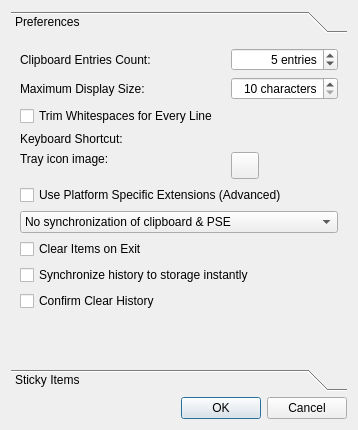
<?xml version="1.0" encoding="UTF-8"?>
<ui version="4.0">
 <class>QlipperPreferencesDialog</class>
 <widget class="QDialog" name="QlipperPreferencesDialog">
  <property name="geometry">
   <rect>
    <x>0</x>
    <y>0</y>
    <width>358</width>
    <height>430</height>
   </rect>
  </property>
  <property name="windowTitle">
   <string>Qlipper Preferences</string>
  </property>
  <layout class="QGridLayout" name="gridLayout_2">
   <item row="1" column="0">
    <widget class="QDialogButtonBox" name="buttonBox">
     <property name="orientation">
      <enum>Qt::Horizontal</enum>
     </property>
     <property name="standardButtons">
      <set>QDialogButtonBox::Cancel|QDialogButtonBox::Ok</set>
     </property>
    </widget>
   </item>
   <item row="0" column="0">
    <widget class="QToolBox" name="toolBox">
     <property name="currentIndex">
      <number>0</number>
     </property>
     <widget class="QWidget" name="page">
      <property name="geometry">
       <rect>
        <x>0</x>
        <y>0</y>
        <width>371</width>
        <height>305</height>
       </rect>
      </property>
      <attribute name="label">
       <string>Preferences</string>
      </attribute>
      <layout class="QGridLayout" name="gridLayout">
       <item row="0" column="0">
        <widget class="QLabel" name="label">
         <property name="text">
          <string>Clipboard Entries Count:</string>
         </property>
        </widget>
       </item>
       <item row="0" column="1">
        <widget class="QSpinBox" name="historyComboBox">
         <property name="toolTip">
          <string>The maximum count of dynamic items in the menu</string>
         </property>
         <property name="alignment">
          <set>Qt::AlignRight|Qt::AlignTrailing|Qt::AlignVCenter</set>
         </property>
         <property name="suffix">
          <string> entries</string>
         </property>
         <property name="minimum">
          <number>1</number>
         </property>
         <property name="maximum">
          <number>99</number>
         </property>
         <property name="value">
          <number>5</number>
         </property>
        </widget>
       </item>
       <item row="1" column="0">
        <widget class="QLabel" name="label_2">
         <property name="text">
          <string>Maximum Display Size:</string>
         </property>
        </widget>
       </item>
       <item row="1" column="1">
        <widget class="QSpinBox" name="displaySizeComboBox">
         <property name="toolTip">
          <string>How long is the preview text in the menu</string>
         </property>
         <property name="alignment">
          <set>Qt::AlignRight|Qt::AlignTrailing|Qt::AlignVCenter</set>
         </property>
         <property name="suffix">
          <string> characters</string>
         </property>
         <property name="minimum">
          <number>10</number>
         </property>
         <property name="maximum">
          <number>200</number>
         </property>
        </widget>
       </item>
       <item row="2" column="0" colspan="2">
        <widget class="QCheckBox" name="trimCheckBox">
         <property name="toolTip">
          <string>Useful for bigger text blocks copied for example from dummy terminals (minicom, etc.)</string>
         </property>
         <property name="text">
          <string>Trim Whitespaces for Every Line</string>
         </property>
        </widget>
       </item>
       <item row="3" column="0">
        <widget class="QLabel" name="keyboardShortcutLabel">
         <property name="text">
          <string>Keyboard Shortcut:</string>
         </property>
        </widget>
       </item>
       <item row="3" column="1">
        <widget class="QKeySequenceWidget" name="shortcutWidget" native="true">
         <property name="toolTip">
          <string>Change global keyboard shortcut to invoke the menu on screen</string>
         </property>
        </widget>
       </item>
       <item row="4" column="0">
        <widget class="QLabel" name="label_3">
         <property name="text">
          <string>Tray icon image:</string>
         </property>
         <property name="alignment">
          <set>Qt::AlignLeading|Qt::AlignLeft|Qt::AlignTop</set>
         </property>
        </widget>
       </item>
       <item row="4" column="1">
        <widget class="QToolButton" name="buttonIconImage">
         <property name="text">
          <string/>
         </property>
         <property name="iconSize">
          <size>
           <width>20</width>
           <height>20</height>
          </size>
         </property>
         <property name="popupMode">
          <enum>QToolButton::InstantPopup</enum>
         </property>
        </widget>
       </item>
       <item row="5" column="0" colspan="2">
        <widget class="QCheckBox" name="platformExtensionsCheckBox">
         <property name="toolTip">
          <string>Use clipboard extensions (X11 Selections, OS X Find Buffer) when it's supported</string>
         </property>
         <property name="text">
          <string>Use Platform Specific Extensions (Advanced)</string>
         </property>
        </widget>
       </item>
       <item row="6" column="0" colspan="2">
        <widget class="QComboBox" name="synchronizePSE">
         <item>
          <property name="text">
           <string>No synchronization of clipboard &amp; PSE</string>
          </property>
         </item>
         <item>
          <property name="text">
           <string>Synchronize clipboard &amp; PSE when item selected</string>
          </property>
         </item>
         <item>
          <property name="text">
           <string>Synchronize clipboard &amp; PSE instantly</string>
          </property>
         </item>
        </widget>
       </item>
       <item row="7" column="0" colspan="2">
        <widget class="QCheckBox" name="clearItemsOnExit">
         <property name="text">
          <string>Clear Items on Exit</string>
         </property>
        </widget>
       </item>
       <item row="8" column="0" colspan="2">
        <widget class="QCheckBox" name="synchronizeHistory">
         <property name="text">
          <string>Synchronize history to storage instantly</string>
         </property>
        </widget>
       </item>
       <item row="10" column="0" colspan="2">
        <spacer name="verticalSpacer">
         <property name="orientation">
          <enum>Qt::Vertical</enum>
         </property>
         <property name="sizeHint" stdset="0">
          <size>
           <width>20</width>
           <height>96</height>
          </size>
         </property>
        </spacer>
       </item>
       <item row="9" column="0">
        <widget class="QCheckBox" name="confirmOnClear">
         <property name="text">
          <string>Confirm Clear History</string>
         </property>
        </widget>
       </item>
      </layout>
     </widget>
     <widget class="QWidget" name="page_2">
      <property name="geometry">
       <rect>
        <x>0</x>
        <y>0</y>
        <width>340</width>
        <height>292</height>
       </rect>
      </property>
      <attribute name="label">
       <string>Sticky Items</string>
      </attribute>
      <layout class="QGridLayout" name="gridLayout_3">
       <item row="0" column="0" rowspan="6">
        <widget class="QListWidget" name="listWidget">
         <property name="toolTip">
          <string>Sticky items are unchanged, always on top snippets in the menu</string>
         </property>
         <property name="alternatingRowColors">
          <bool>true</bool>
         </property>
        </widget>
       </item>
       <item row="0" column="1">
        <spacer name="verticalSpacer_3">
         <property name="orientation">
          <enum>Qt::Vertical</enum>
         </property>
         <property name="sizeHint" stdset="0">
          <size>
           <width>20</width>
           <height>32</height>
          </size>
         </property>
        </spacer>
       </item>
       <item row="1" column="1">
        <widget class="QPushButton" name="stickyAddButton">
         <property name="toolTip">
          <string>Add new item to the end of the list</string>
         </property>
         <property name="text">
          <string>&amp;Add</string>
         </property>
        </widget>
       </item>
       <item row="2" column="1">
        <widget class="QPushButton" name="stickyRemoveButton">
         <property name="toolTip">
          <string>Remove current item</string>
         </property>
         <property name="text">
          <string>&amp;Remove</string>
         </property>
        </widget>
       </item>
       <item row="3" column="1">
        <widget class="QPushButton" name="stickyUpButton">
         <property name="toolTip">
          <string>Move item up</string>
         </property>
         <property name="text">
          <string>&amp;Up</string>
         </property>
        </widget>
       </item>
       <item row="4" column="1">
        <widget class="QPushButton" name="stickyDownButton">
         <property name="toolTip">
          <string>Move item down</string>
         </property>
         <property name="text">
          <string>&amp;Down</string>
         </property>
        </widget>
       </item>
       <item row="5" column="1">
        <spacer name="verticalSpacer_2">
         <property name="orientation">
          <enum>Qt::Vertical</enum>
         </property>
         <property name="sizeHint" stdset="0">
          <size>
           <width>20</width>
           <height>32</height>
          </size>
         </property>
        </spacer>
       </item>
      </layout>
     </widget>
    </widget>
   </item>
  </layout>
 </widget>
 <customwidgets>
  <customwidget>
   <class>QKeySequenceWidget</class>
   <extends>QWidget</extends>
   <header>qkeysequencewidget.h</header>
   <container>1</container>
  </customwidget>
 </customwidgets>
 <resources/>
 <connections>
  <connection>
   <sender>buttonBox</sender>
   <signal>accepted()</signal>
   <receiver>QlipperPreferencesDialog</receiver>
   <slot>accept()</slot>
   <hints>
    <hint type="sourcelabel">
     <x>271</x>
     <y>291</y>
    </hint>
    <hint type="destinationlabel">
     <x>157</x>
     <y>274</y>
    </hint>
   </hints>
  </connection>
  <connection>
   <sender>buttonBox</sender>
   <signal>rejected()</signal>
   <receiver>QlipperPreferencesDialog</receiver>
   <slot>reject()</slot>
   <hints>
    <hint type="sourcelabel">
     <x>303</x>
     <y>291</y>
    </hint>
    <hint type="destinationlabel">
     <x>286</x>
     <y>274</y>
    </hint>
   </hints>
  </connection>
  <connection>
   <sender>platformExtensionsCheckBox</sender>
   <signal>clicked(bool)</signal>
   <receiver>synchronizePSE</receiver>
   <slot>setEnabled(bool)</slot>
   <hints>
    <hint type="sourcelabel">
     <x>20</x>
     <y>20</y>
    </hint>
    <hint type="destinationlabel">
     <x>20</x>
     <y>20</y>
    </hint>
   </hints>
  </connection>
 </connections>
</ui>
